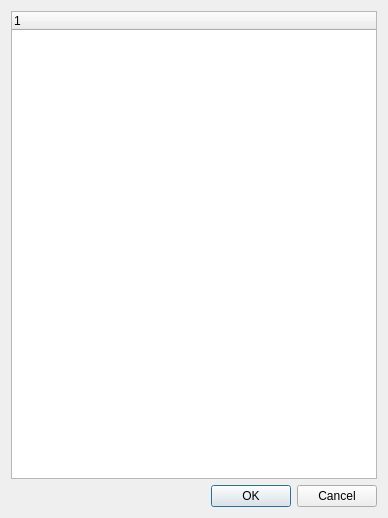
<?xml version="1.0" encoding="UTF-8"?>
<ui version="4.0">
 <class>Dialog</class>
 <widget class="QDialog" name="Dialog">
  <property name="geometry">
   <rect>
    <x>0</x>
    <y>0</y>
    <width>388</width>
    <height>518</height>
   </rect>
  </property>
  <property name="windowTitle">
   <string>Standard Analysis</string>
  </property>
  <layout class="QVBoxLayout" name="verticalLayout">
   <item>
    <widget class="QTreeWidget" name="treeWidget"/>
   </item>
   <item>
    <widget class="QDialogButtonBox" name="buttonBox">
     <property name="orientation">
      <enum>Qt::Horizontal</enum>
     </property>
     <property name="standardButtons">
      <set>QDialogButtonBox::Cancel|QDialogButtonBox::Ok</set>
     </property>
    </widget>
   </item>
  </layout>
 </widget>
 <resources/>
 <connections/>
</ui>
